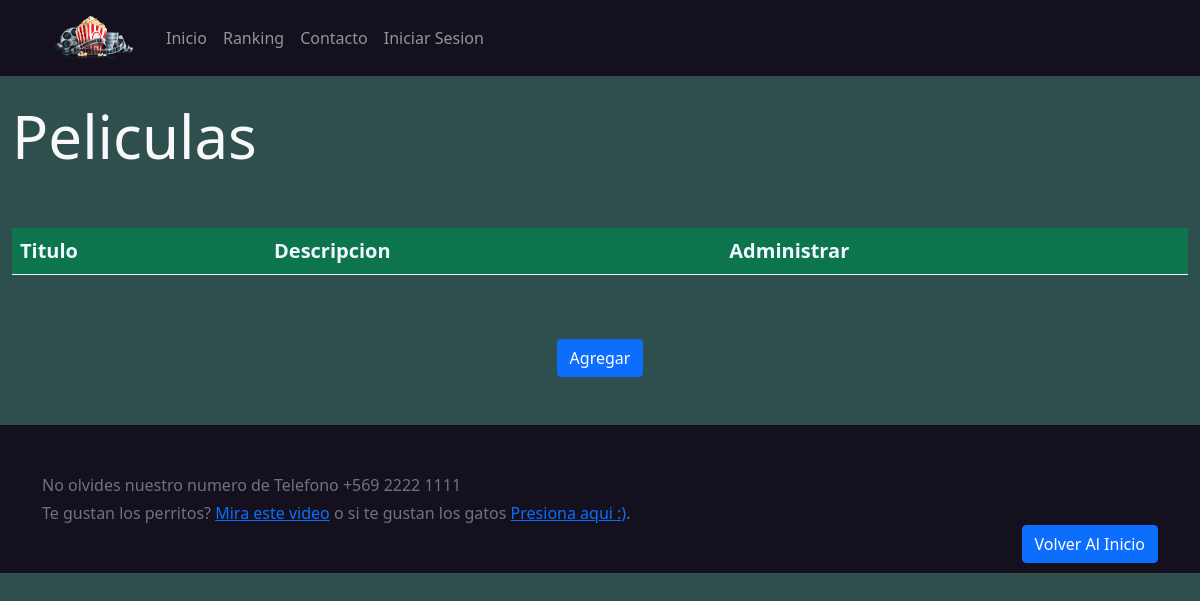
Page /pelicula/pelicula/ on the earlier database version.
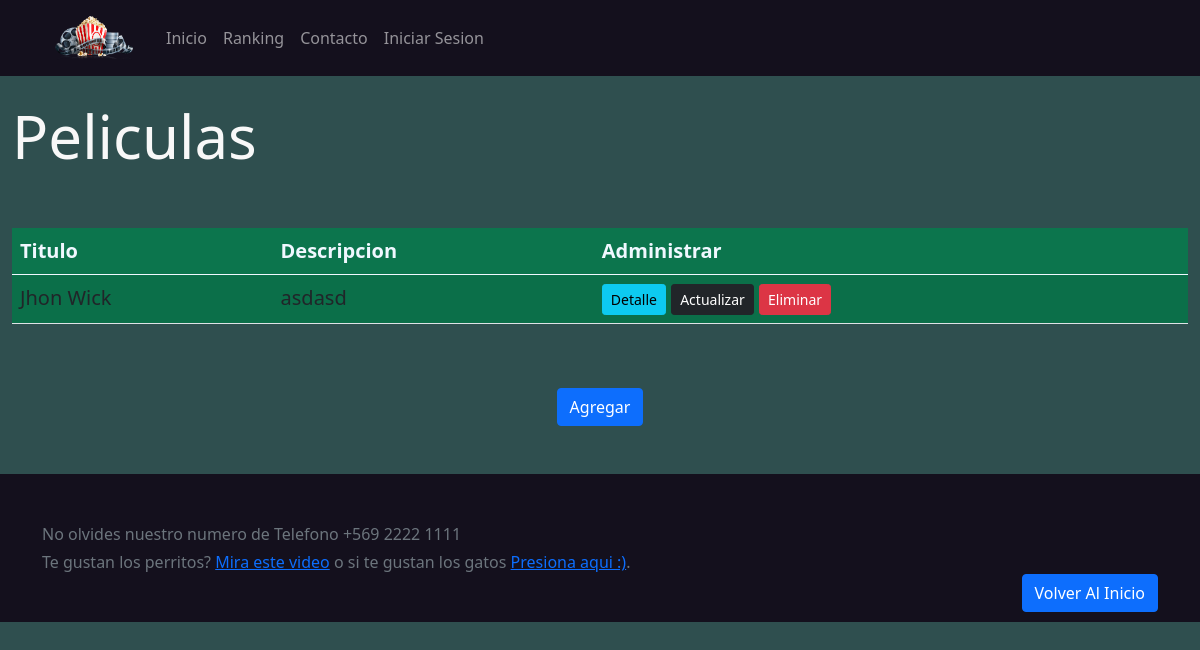
Same page on the later database version.
### pelicula/models.py (models this page shows, shortened)
class Pelicula(models.Model):
    titulo = models.CharField(max_length=200)
    descripcion = models.TextField(max_length=400)
    autor = models.ForeignKey('Author', on_delete=models.SET_NULL, null=True)
    genero = models.ForeignKey('Genero', on_delete=models.SET_NULL, null=True)

### pelicula/views.py (the view)
# urls.py: path('pelicula/', views.PeliculaListView.as_view(), name='pelicula_list'),
class PeliculaListView(ListView):
    model = Pelicula

### pelicula/templates/pelicula/pelicula_list.html
{% extends "base_generic.html" %}
{% block content %}
<div class="container-fluid">
    <br>
    <h1 style="font-size: 60px; color: rgb(248, 248, 248);">Peliculas</h1>
    <br>
    <br>
    <table class="table table-striped" style="color:aliceblue; font-size: 20px; background-color: rgb(12, 117, 77);">
      <thead>
        <tr >
        <th>Titulo</th>
        <th>Descripcion</th>
        <th>Administrar</th>
        </tr>
      </thead>
    <tbody style="text-align: justify; margin-right: 10px;">
    {% for Pelicula in object_list %}
    <tr>
      <td>{{ Pelicula.titulo }}</td>
      <td>{{ Pelicula.descripcion }}</td>
      <td>
      <a href="{% url 'pelicula_detail'  Pelicula.id  %}" class="btn btn-info btn-sm" role="button">Detalle</a>
      <a href="{% url 'pelicula_update'  Pelicula.id  %}" class="btn btn-dark btn-sm" role="button">Actualizar</a>
      <a href="{% url 'pelicula_delete'  Pelicula.id  %}" class="btn btn-danger btn-sm" role="button">Eliminar</a>
      </td>
    </tr>
    {% endfor %}
    </tbody>
    </table>
  </div>
  <br>
  <br>
<div style="text-align: center;">
  <a href="{% url 'pelicula_create' %}" class="btn btn-primary">Agregar</a>
</div>
<br>
<br>
{% endblock %}

### pelicula/templates/base_generic.html (shortened to what this page needs)
<!DOCTYPE html>
<html lang="en">
<head>
  {% load static %}
  <link rel="stylesheet" href="{% static 'css/styles.css' %}">
  <link rel="stylesheet" href="{% static 'css/bootstrap.min.css' %}">
</head>
<body style="background:darkslategrey;">
  <header style="background-color: rgb(20, 16, 29);">
    <div class="container d-flex flex-column flex-md-row justify-content-between">
      <nav class="navbar navbar-expand-sm navbar-dark ">
        <a class="navbar-brand" href="#">
          <img src="{% static 'img/logo.png' %}" width="100" height="50">
        </a>
        <div class="collapse navbar-collapse" id="opciones">
          <ul class="navbar-nav">
            <li class="nav-item">
              <a class="nav-link" href="{% url 'index' %}">Inicio</a>
            </li>
            <li class="nav-item">
              <a class="nav-link" href="{% url 'ranking' %}">Ranking</a>
            </li>
            <li class="nav-item">
              <a class="nav-link" href="{% url 'contacto' %}">Contacto</a>
            </li>
            {% if user.is_authenticated %}{% if user.is_staff %}
            <li class="nav-item">
              <a class="nav-link" href="{% url 'pelicula_list' %}">Lista Peliculas</a>
            </li>
            <li class="nav-item">
              <a class="nav-link" href="{% url 'author_list' %}">Lista Director</a>
            </li>
            {% else %}
            <li class="nav-item">
              <a class="nav-link" href="{% url 'author_list' %}">Lista Director</a>
            </li>
            {% endif %}
            <li class="nav-item">
              <a class="nav-link" href="{% url 'logout' %}">Cerrar Sesion</a>
            </li>
            {% else %}
            <li class="nav-item">
              <a class="nav-link" href="{% url 'login' %}">Iniciar Sesion</a>
            </li>
            {% endif %}
          </ul>
        </div>
      </nav>
    </div>
  </header>
  {% block content %}
  {% endblock %}
  <footer class="text-muted py-5" style="background: rgb(20, 16, 29);">
    <div class="container">
      <p class="mb-1">No olvides nuestro numero de Telefono +569 2222 1111</p>
      <p class="mb-0">Te gustan los perritos?
        <a href="https://youtu.be/MIc9iFfkW38">Mira este video</a> o si te gustan los gatos
        <a href="https://youtu.be/MnYDF7pqoiE">Presiona aqui :)</a>.
      </p>
      <p class="float-end mb-1">
        <a href="#" class="btn btn-primary">Volver Al Inicio</a>
      </p>
    </div>
  </footer>
</body>
</html>

Differences in the rows shown:
added Pelicula: titulo "Jhon Wick", descripcion "asdasd"
